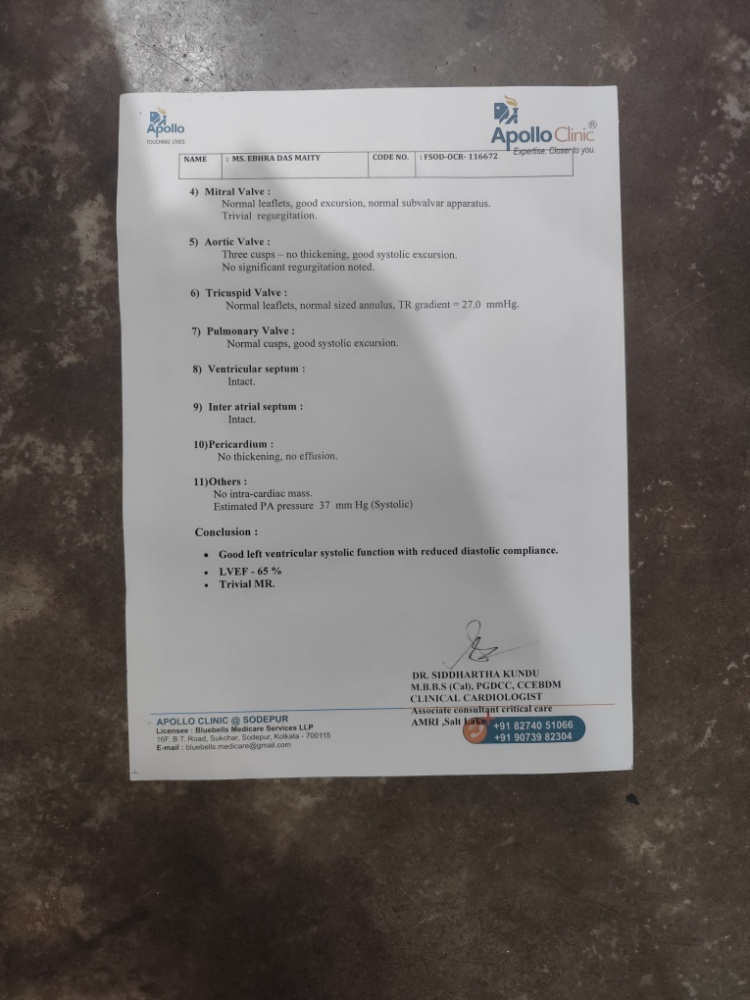
#> input picture data/real_inputs/1_mobile_straight.jpg, 750 x 1000 px
$ python -i scanner.py   (imports and definitions only)   (older library calls are emulated)
#> lines starting #> are read from the running program, lines starting #| are printed output that depends on the picture; after the words box and inside, x2 and y2 are one past the last pixel; in counts of white or black regions, pixels touching at a corner belong together
#> further down, picture is the input picture: shape (1000, 750, 3); mean B, G, R 107.7, 109.9, 114.6
"""Core classical Image Processing pipeline for Automatic Document Scanning.

Supports local desktop/CLI execution and Streamlit Cloud deployment across both
controlled benchmarks and high-resolution smartphone/camera document captures.
"""

import time
from typing import Dict, Optional, Tuple
import cv2
import numpy as np


def order_points(pts: np.ndarray) -> np.ndarray:
    """Order 4 corner coordinates canonically: [top-left, top-right, bottom-right, bottom-left]."""
    rect = np.zeros((4, 2), dtype="float32")
    s = pts.sum(axis=1)
    rect[0] = pts[np.argmin(s)]      # Top-left minimizes (x + y)
    rect[2] = pts[np.argmax(s)]      # Bottom-right maximizes (x + y)

    diff = np.diff(pts, axis=1)
    rect[1] = pts[np.argmin(diff)]   # Top-right minimizes (y - x)
    rect[3] = pts[np.argmax(diff)]   # Bottom-left maximizes (y - x)
    return rect


def four_point_transform(
    image: np.ndarray,
    pts: np.ndarray,
    out_size: Optional[Tuple[int, int]] = None,
    max_out_dim: int = 2800,
) -> Tuple[np.ndarray, np.ndarray]:
    """Compute 3x3 projective homography and warp quadrilateral using Lanczos4 interpolation."""
    rect = order_points(pts)
    (tl, tr, br, bl) = rect

    if out_size is None:
        width_a = np.linalg.norm(br - bl)
        width_b = np.linalg.norm(tr - tl)
        max_w = max(int(round(width_a)), int(round(width_b)), 100)

        height_a = np.linalg.norm(tr - br)
        height_b = np.linalg.norm(tl - bl)
        max_h = max(int(round(height_a)), int(round(height_b)), 100)

        longest = max(max_w, max_h)
        if longest > max_out_dim:
            scale = max_out_dim / float(longest)
            max_w = max(100, int(round(max_w * scale)))
            max_h = max(100, int(round(max_h * scale)))

        out_size = (max_w, max_h)

    dst = np.array(
        [
            [0, 0],
            [out_size[0] - 1, 0],
            [out_size[0] - 1, out_size[1] - 1],
            [0, out_size[1] - 1],
        ],
        dtype="float32",
    )

    homography_matrix = cv2.getPerspectiveTransform(rect, dst)
    warped = cv2.warpPerspective(image, homography_matrix, out_size, flags=cv2.INTER_LANCZOS4)
    return warped, rect


def scan_document(
    image: np.ndarray,
    out_size: Optional[Tuple[int, int]] = None,
    target_height: float = 700.0,
) -> Dict[str, object]:
    """Run the 6-stage classical computer vision document scanning pipeline."""
#> called with target_height = 700
    t0 = time.perf_counter()
    orig = image.copy()

    # Stage 1: Aspect-ratio preserving resize with scale ratio tracking
    ratio = orig.shape[0] / target_height
    new_w = max(1, int(round(orig.shape[1] / ratio)))
    resized = cv2.resize(orig, (new_w, int(target_height)), interpolation=cv2.INTER_AREA)
    h_r, w_r = resized.shape[:2]
    frame_area = float(h_r * w_r)

    # Stage 2: Pre-processing (LAB Lightness + Grayscale + Median Smoothing + CLAHE)
    gray = cv2.cvtColor(resized, cv2.COLOR_BGR2GRAY)
    lab_l = cv2.cvtColor(resized, cv2.COLOR_BGR2LAB)[:, :, 0]
    smooth = cv2.medianBlur(lab_l, 9)
    clahe = cv2.createCLAHE(clipLimit=2.0, tileGridSize=(8, 8))
    enhanced = clahe.apply(smooth)

    # Gradient magnitude for boundary alignment scoring
    gx = cv2.Sobel(smooth, cv2.CV_32F, 1, 0, ksize=3)
    gy = cv2.Sobel(smooth, cv2.CV_32F, 0, 1, ksize=3)
    grad_mag = cv2.magnitude(gx, gy)

    # Stage 3: Multi-threshold Otsu Morphology + Canny Edge Detection
    otsu_t, otsu_mask = cv2.threshold(smooth, 0, 255, cv2.THRESH_BINARY + cv2.THRESH_OTSU)
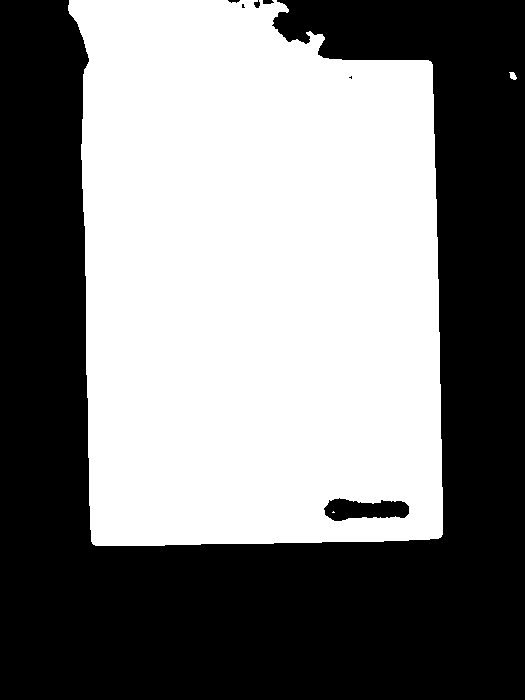
#> otsu_mask: shape (700, 525); 49.5% white; 3 white regions (1 under 20 px), largest, box (x1, y1, x2, y2) and area: (68, 0, 443, 546) 182035, (509, 72, 517, 80) 43
#> otsu_t = 117
    k_open = cv2.getStructuringElement(cv2.MORPH_RECT, (11, 11))
    k_close = cv2.getStructuringElement(cv2.MORPH_RECT, (7, 7))

    masks_to_try = []
    for delta in (-6, 0, 8, 14):
        _, m = cv2.threshold(smooth, min(240, max(30, int(otsu_t) + delta)), 255, cv2.THRESH_BINARY)
        m_clean = cv2.morphologyEx(m, cv2.MORPH_OPEN, k_open)
        m_clean = cv2.morphologyEx(m_clean, cv2.MORPH_CLOSE, k_close, iterations=2)
        masks_to_try.append(m_clean)
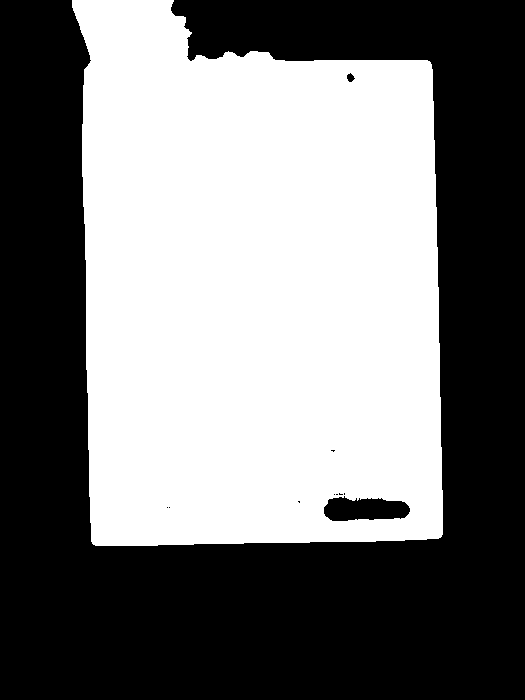
#> m: shape (700, 525); 47.7% white; 1 white region, box (x1, y1, x2, y2) and area: (72, 0, 443, 546) 175120
#> after the loop, masks_to_try = 4 items

    edged = cv2.Canny(enhanced, max(25, 0.45 * otsu_t), max(75, 1.15 * otsu_t))
#> edged: shape (700, 525); 2.5% white in thin lines or dots
    closed_edges = cv2.morphologyEx(edged, cv2.MORPH_CLOSE, k_close, iterations=2)
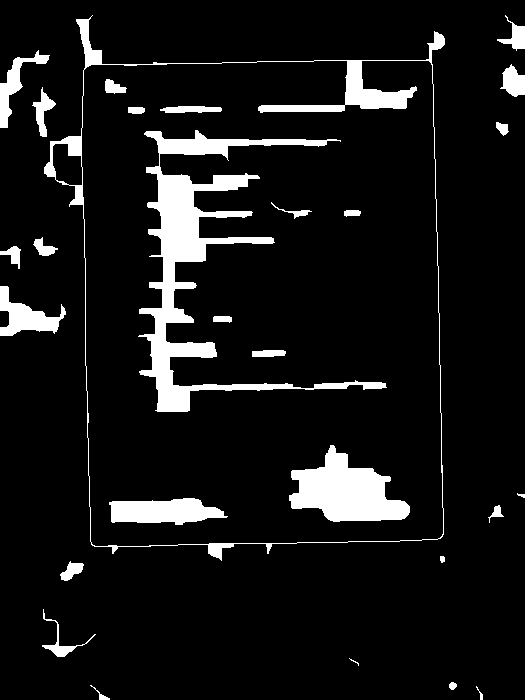
#> closed_edges: shape (700, 525); 8.7% white; 28 white regions (1 under 20 px), largest, box (x1, y1, x2, y2) and area: (138, 130, 387, 412) 12190, (44, 15, 445, 561) 5751, (289, 445, 410, 522) 5240
    masks_to_try.append(closed_edges)

    # Stage 4: External Contour Detection & Purity-Scored 4-Point Polygon Approximation
    candidates = []
    for mask_src in masks_to_try:
        cnts, _ = cv2.findContours(mask_src, cv2.RETR_EXTERNAL, cv2.CHAIN_APPROX_SIMPLE)
        cnts = sorted(cnts, key=cv2.contourArea, reverse=True)[:5]
        for c in cnts:
            c_area = cv2.contourArea(c)
            if c_area < 0.18 * frame_area:
                continue
            for geom in (c, cv2.convexHull(c)):
                peri = cv2.arcLength(geom, True)
                for eps in (0.015, 0.02, 0.025, 0.03, 0.04, 0.05):
                    approx = cv2.approxPolyDP(geom, eps * peri, True)
                    if len(approx) == 4 and cv2.isContourConvex(approx):
                        quad = approx.reshape(4, 2).astype("float32")
                        q_mask = np.zeros((h_r, w_r), dtype=np.uint8)
                        cv2.fillConvexPoly(q_mask, quad.astype(np.int32), 255)
                        q_area = float(np.count_nonzero(q_mask))
                        if q_area < 0.18 * frame_area:
                            continue

                        # Tightness check: reject hulls that balloon across dark background patches
                        tightness = min(1.0, c_area / max(1.0, q_area))
                        if tightness < 0.85:
                            continue

                        in_mean = cv2.mean(lab_l, mask=q_mask)[0]
                        out_mean = cv2.mean(lab_l, mask=cv2.bitwise_not(q_mask))[0]
                        contrast_diff = max(0.0, in_mean - out_mean)

                        fg_inside = np.count_nonzero(cv2.bitwise_and(otsu_mask, q_mask))
                        purity = fg_inside / max(1.0, q_area)

                        border_mask = np.zeros((h_r, w_r), dtype=np.uint8)
                        cv2.polylines(border_mask, [quad.astype(np.int32)], True, 255, 5)
                        edge_score = cv2.mean(grad_mag, mask=border_mask)[0]

                        score = (
                            (purity ** 4)
                            * (tightness ** 3)
                            * (contrast_diff * (0.45 + 0.55 * (q_area / frame_area)) + 0.35 * edge_score)
                        )
                        candidates.append((score, quad))
                        break
#> this loop made 5 passes
#> border_mask: shape (700, 525); 3.3% white; 1 white region, box (x1, y1, x2, y2) and area: (73, 16, 446, 549) 12180
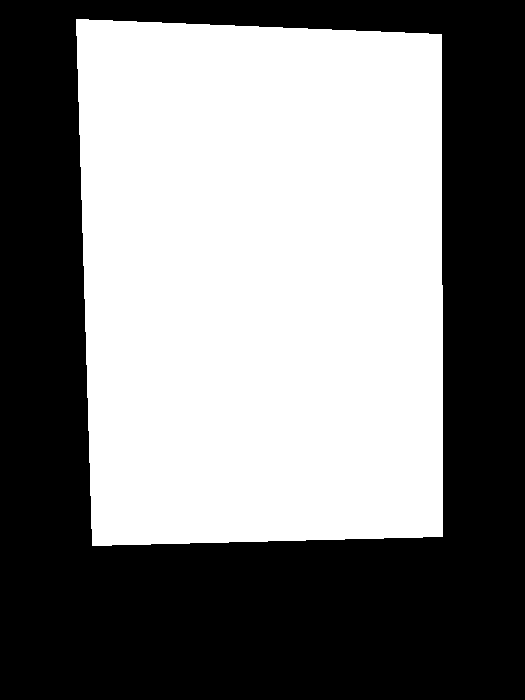
#> q_mask: shape (700, 525); 50.2% white; 1 black region, box (x1, y1, x2, y2) and area: (0, 0, 525, 700) 182896
#> after the loop, candidates = 10 items

    if candidates:
        candidates.sort(key=lambda x: x[0], reverse=True)
        doc_cnt = candidates[0][1]
#> doc_cnt = [[430, 61], [441, 536], [93, 544], [69, 0]]
    else:
        doc_cnt = np.array([[0, 0], [w_r - 1, 0], [w_r - 1, h_r - 1], [0, h_r - 1]], dtype="float32")

    # Stage 5: Projective Homography Perspective Warp on Native-Resolution Image
    detected_pts_orig = doc_cnt.astype("float32") * ratio
#> detected_pts_orig = [[614.3, 87.14], [630, 765.7], [132.9, 777.1], [98.57, 0]]
    warped_bgr, ordered_pts = four_point_transform(orig, detected_pts_orig, out_size=out_size)
#> in order_points, `s = pts.sum(axis=1)`: s = [701.4, 1395.7, 910, 98.57]
#> in order_points, `diff = np.diff(pts, axis=1)`: diff = [-527.1, 135.7, 644.3, -98.57]
#> in four_point_transform, `rect = order_points(pts)`: rect = [[98.57, 0], [614.3, 87.14], [630, 765.7], [132.9, 777.1]]
#> in four_point_transform, `(tl, tr, br, bl) = rect`: tl = [98.57, 0]; tr = [614.3, 87.14]; br = [630, 765.7]; bl = [132.9, 777.1]
#> in four_point_transform, `width_a = np.linalg.norm(br - bl)`: width_a = 497.3
#> in four_point_transform, `width_b = np.linalg.norm(tr - tl)`: width_b = 523
#> in four_point_transform, `height_a = np.linalg.norm(tr - br)`: height_a = 678.8
#> in four_point_transform, `height_b = np.linalg.norm(tl - bl)`: height_b = 777.9
#> in four_point_transform, `max_h = max(int(round(height_a)), int(round(height_b)), 100)`: max_h = 778
#> in four_point_transform, `out_size = (max_w, max_h)`: out_size = (523, 778)
#> in four_point_transform, `dst = np.array( [ [0, 0], [out_size[0] - 1, 0], [out_size[0] - 1, out_..`: dst = [[0, 0], [522, 0], [522, 777], [0, 777]]
#> in four_point_transform, `homography_matrix = cv2.getPerspectiveTransform(rect, dst)`: homography_matrix = [[0.869, -0.0384, -85.69], [-0.161, 0.953, 15.87], [-0.000236, -2.94e-05, 1]]
#> in four_point_transform, `warped = cv2.warpPerspective(image, homography_matrix, out_size, flags..`:
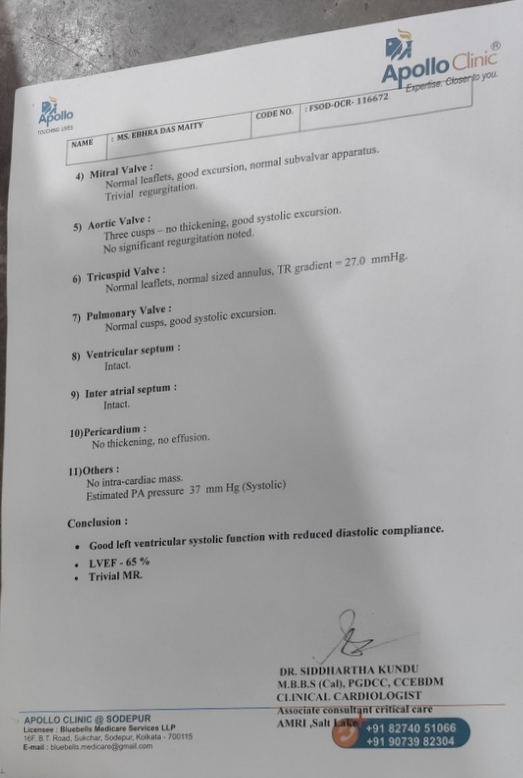
#> warped: shape (778, 523, 3); mean B, G, R 165, 164.1, 164.1
#> ordered_pts has the same summary as rect in four_point_transform
    warped_gray = cv2.cvtColor(warped_bgr, cv2.COLOR_BGR2GRAY)

    # Stage 6: Scale-Adaptive Illumination Normalization + Unsharp Masking + Adaptive Thresholding
    min_side = min(warped_gray.shape[:2])
    bg_ksize = max(25, (min_side // 14) | 1)
    block_size = max(17, (min_side // 22) | 1)

    bg_est = cv2.medianBlur(warped_gray, bg_ksize)
    norm_gray = cv2.divide(warped_gray, bg_est, scale=255)

    # High-clarity anti-aliased grayscale output via unsharp masking
    gaussian_soft = cv2.GaussianBlur(norm_gray, (0, 0), sigmaX=1.4)
    enhanced_scan = cv2.addWeighted(norm_gray, 1.4, gaussian_soft, -0.4, 0)

    scanned_raw = cv2.adaptiveThreshold(
        enhanced_scan, 255, cv2.ADAPTIVE_THRESH_GAUSSIAN_C, cv2.THRESH_BINARY, block_size, 15
    )
#> scanned_raw: shape (778, 523); 94% white; black in thin lines or dots
    scanned_bin = cv2.medianBlur(scanned_raw, 3)
#> scanned_bin: shape (778, 523); 94.9% white; 675 black regions (390 under 20 px), largest, box (x1, y1, x2, y2) and area: (332, 718, 470, 749) 1838, (247, 83, 473, 140) 587, (395, 64, 424, 90) 225

    elapsed_ms = (time.perf_counter() - t0) * 1000.0

    # Baseline Method 1 (for benchmark comparison): Resize + Global Otsu without warp
    base_target = (warped_bgr.shape[1], warped_bgr.shape[0])
    base_gray = cv2.cvtColor(cv2.resize(orig, base_target), cv2.COLOR_BGR2GRAY)
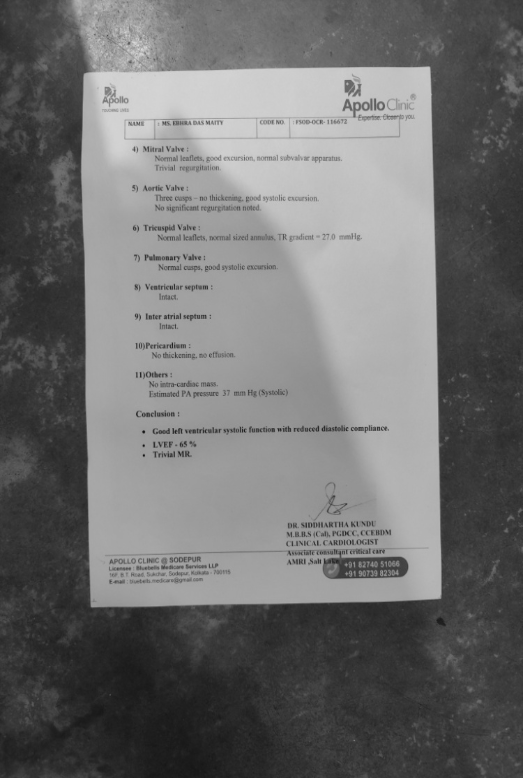
#> base_gray: shape (778, 523); min 22, max 218, mean 110.9
    _, base_otsu = cv2.threshold(base_gray, 0, 255, cv2.THRESH_BINARY + cv2.THRESH_OTSU)
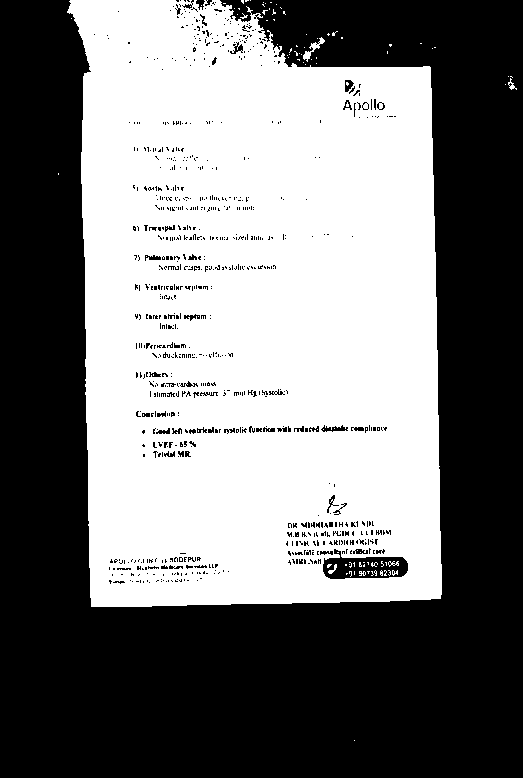
#> base_otsu: shape (778, 523); 47.7% white; 109 white regions (102 under 20 px), largest, box (x1, y1, x2, y2) and area: (67, 0, 442, 607) 193496, (303, 37, 325, 62) 140, (508, 78, 517, 90) 39

    return {
        "resized": resized,
        "gray": gray,
        "enhanced": enhanced,
        "edged": edged,
        "closed_edges": masks_to_try[1],
        "corners": ordered_pts,
        "warped_color": warped_bgr,
        "warped_gray": warped_gray,
        "norm_gray": norm_gray,
        "enhanced_scan": enhanced_scan,
        "scanned_binary": scanned_bin,
        "baseline_otsu": base_otsu,
        "processing_time_ms": elapsed_ms,
    }

>>> import cv2
>>> picture = cv2.imread('../data/real_inputs/1_mobile_straight.jpg')
>>> result = scan_document(picture)
#> result = 13 items

$ run again, on data/real_inputs/2_mobile_tilted_right.jpg
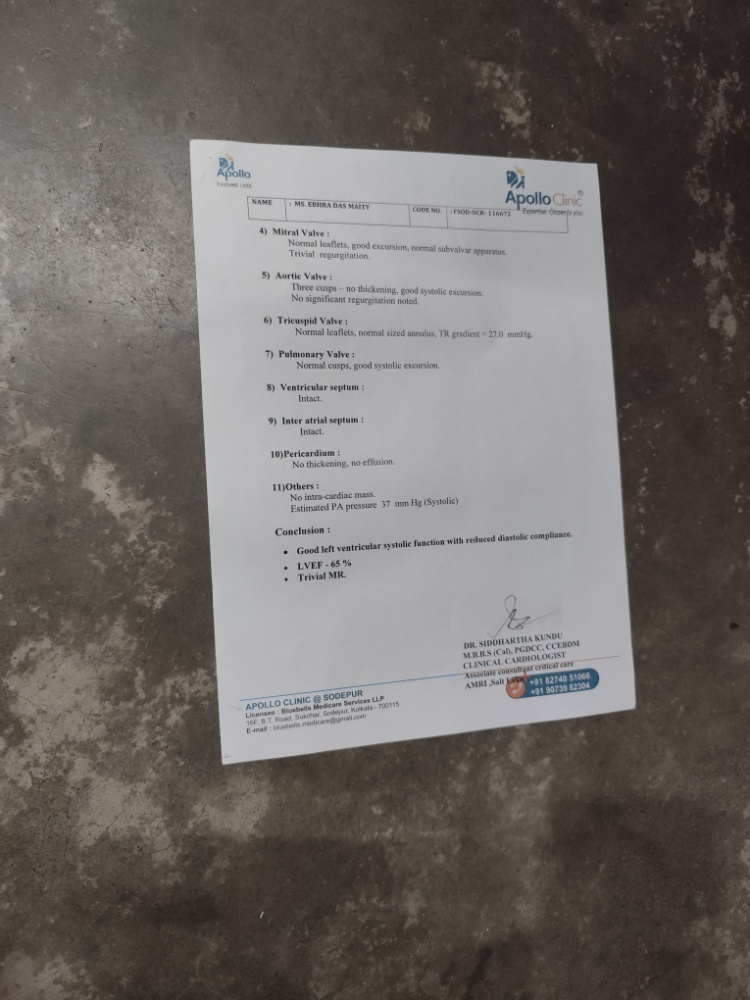
#> input picture data/real_inputs/2_mobile_tilted_right.jpg, 750 x 1000 px
#> picture is the input picture: shape (1000, 750, 3); mean B, G, R 101.3, 104.2, 109.6
#> in scan_document, `otsu_t, otsu_mask = cv2.threshold(smooth, 0, 255, cv2.THRESH_BINARY + ..`:
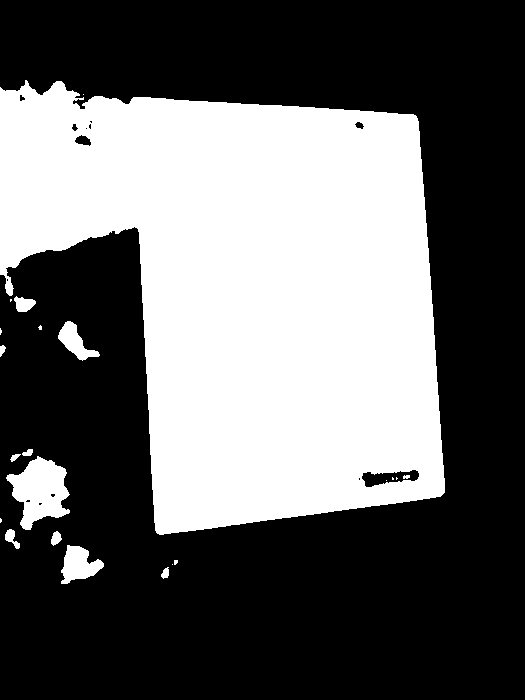
#> otsu_mask: shape (700, 525); 39.3% white; 22 white regions (10 under 20 px), largest, box (x1, y1, x2, y2) and area: (0, 80, 445, 535) 139069, (6, 456, 70, 530) 2772, (61, 545, 104, 584) 993
#> otsu_t = 122
#> after the loop in scan_document, `for delta in (-6, 0, 8, 14):`: masks_to_try = 4 items
#> edged: shape (700, 525); 2.4% white in thin lines or dots
#> closed_edges: shape (700, 525); 7.4% white; 30 white regions, largest, box (x1, y1, x2, y2) and area: (0, 97, 445, 604) 9360, (325, 428, 420, 490) 3529, (480, 50, 525, 246) 2607
#> the loop in scan_document, `for mask_src in masks_to_try:` made 5 passes
#> after the loop in scan_document, `for mask_src in masks_to_try:`: candidates = 8 items
#> doc_cnt = [[0, 91], [157, 533], [444, 492], [415, 115]]
#> detected_pts_orig = [[0, 130], [224.3, 761.4], [634.3, 702.9], [592.9, 164.3]]
#> s = [130, 985.7, 1337.1, 757.1]
#> diff = [130, 537.1, 68.57, -428.6]
#> rect = [[0, 130], [592.9, 164.3], [634.3, 702.9], [224.3, 761.4]]
#> tl = [0, 130]; tr = [592.9, 164.3]; br = [634.3, 702.9]; bl = [224.3, 761.4]
#> width_a = 414.2
#> width_b = 593.8
#> max_w = 594
#> height_a = 540.2
#> height_b = 670.1
#> max_h = 670
#> out_size = (594, 670)
#> dst = [[0, 0], [593, 0], [593, 669], [0, 669]]
#> homography_matrix = [[0.799, -0.284, 36.92], [-0.0419, 0.725, -94.21], [-0.000268, -0.000355, 1]]
#> ordered_pts has the same summary as rect in four_point_transform
#> scanned_raw: shape (670, 594); 93.5% white; black in thin lines or dots
#> scanned_bin: shape (670, 594); 94.6% white; 646 black regions (382 under 20 px), largest, box (x1, y1, x2, y2) and area: (396, 602, 540, 638) 2197, (63, 586, 339, 589) 608, (413, 503, 447, 533) 238
#> in scan_document, `_, base_otsu = cv2.threshold(base_gray, 0, 255, cv2.THRESH_BINARY + cv..`:
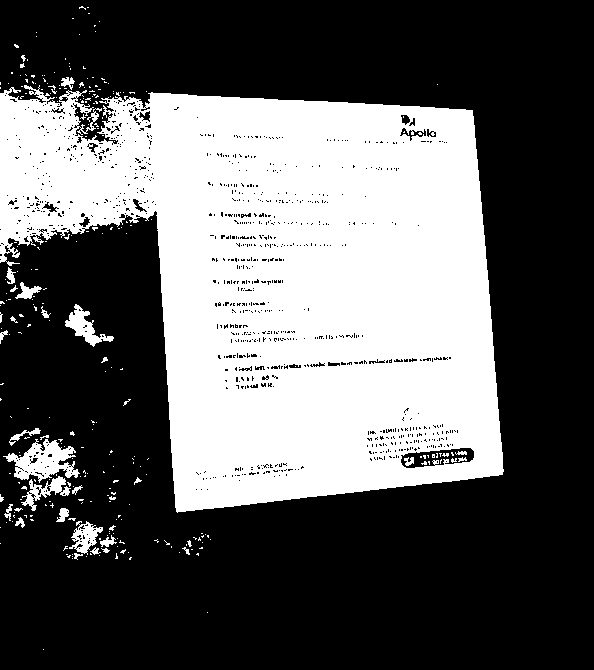
#> base_otsu: shape (670, 594); 37.6% white; 287 white regions (260 under 20 px), largest, box (x1, y1, x2, y2) and area: (0, 85, 504, 513) 143743, (3, 439, 80, 483) 1630, (65, 304, 114, 347) 721
#> result = 13 items
